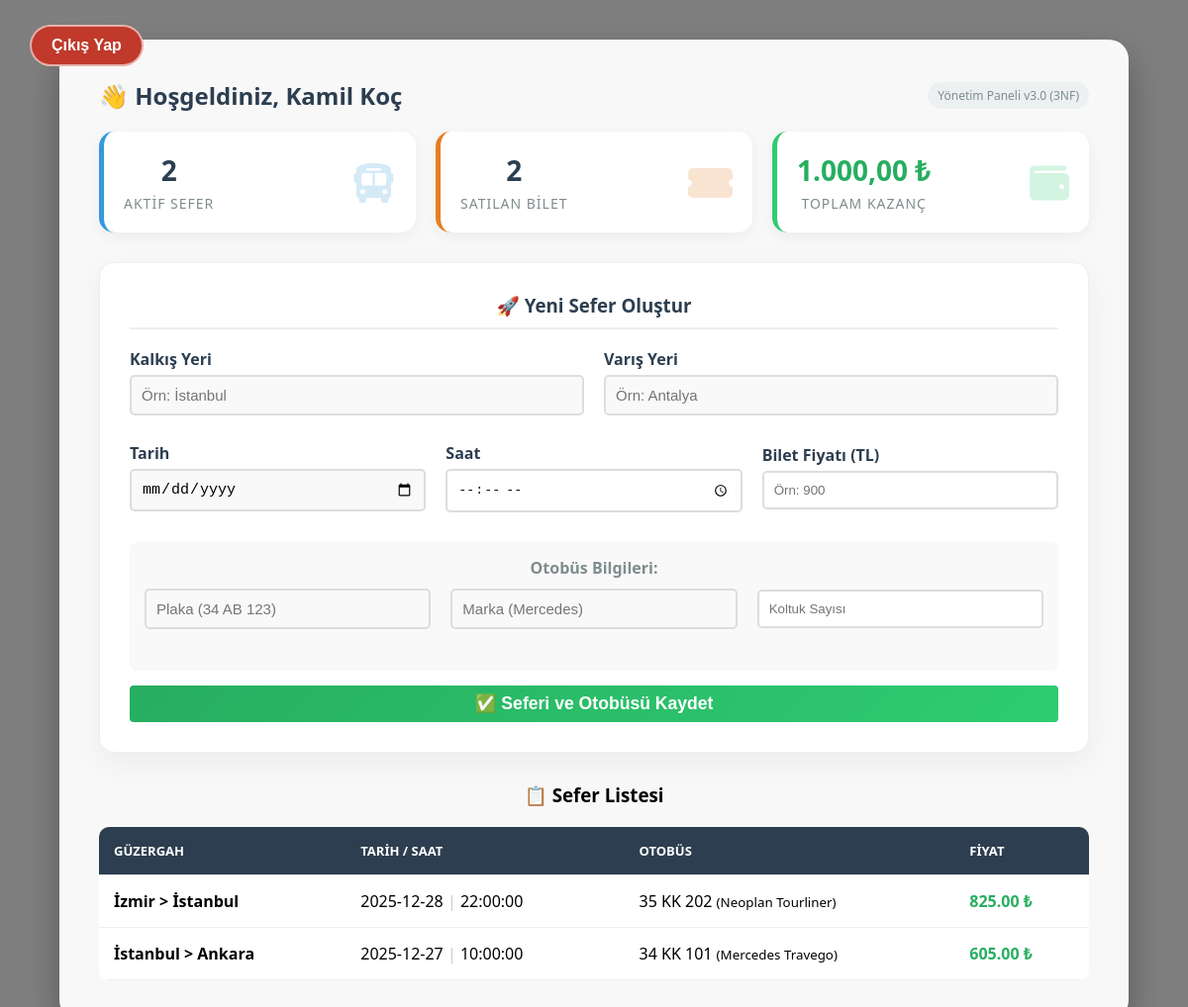
Screenshot of /firma_panel.php (signed in) with the database file from the repository.
### tables this page shows
CREATE TABLE seferler (
    id INT AUTO_INCREMENT PRIMARY KEY,
    firma_id INT NOT NULL,
    otobus_id INT NOT NULL,
    kalkis_yeri VARCHAR(50) NOT NULL,
    varis_yeri VARCHAR(50) NOT NULL,
    tarih DATE NOT NULL,
    saat TIME NOT NULL,
    fiyat DECIMAL(10, 2) NOT NULL CHECK (fiyat >= 0),
    FOREIGN KEY (firma_id) REFERENCES firmalar(id) ON DELETE CASCADE,
    FOREIGN KEY (otobus_id) REFERENCES otobusler(id) ON DELETE CASCADE
);

CREATE TABLE otobusler (
    id INT AUTO_INCREMENT PRIMARY KEY,
    firma_id INT NOT NULL,
    plaka VARCHAR(20) NOT NULL UNIQUE,
    marka_model VARCHAR(100) NOT NULL,
    koltuk_kapasitesi INT DEFAULT 40 CHECK (koltuk_kapasitesi > 0),
    FOREIGN KEY (firma_id) REFERENCES firmalar(id) ON DELETE CASCADE
);

### firma_panel.php (the view, shortened to what this page needs)
<?php
include 'baglan.php';
$aktif_firma_id = $_SESSION['firma_id'];
$sorguSefer = $db->prepare("SELECT COUNT(*) FROM seferler WHERE firma_id = ?");
$sorguSefer->execute([$aktif_firma_id]);
$toplam_sefer = $sorguSefer->fetchColumn();
$sqlSatis = "SELECT
                COUNT(b.id) as bilet_sayisi,
                SUM(b.satis_fiyati) as toplam_ciro
             FROM biletler b
             JOIN seferler s ON b.sefer_id = s.id
             WHERE s.firma_id = ?";
$sorguSatis = $db->prepare($sqlSatis);
$sorguSatis->execute([$aktif_firma_id]);
$veri = $sorguSatis->fetch(PDO::FETCH_ASSOC);
$toplam_bilet = $veri['bilet_sayisi'];
$toplam_ciro  = $veri['toplam_ciro'] ? $veri['toplam_ciro'] : 0;
?>
<!DOCTYPE html>
<html lang="tr">
<head>
    <link rel="stylesheet" href="style.css">
    <link rel="stylesheet" href="https://cdnjs.cloudflare.com/ajax/libs/font-awesome/6.0.0/css/all.min.css">
</head>
<body>
    <a href="firma_panel.php?cikis=1" class="top-left-btn" style="background-color: #c0392b;">Çıkış Yap</a>
    <div class="container" style="max-width: 1000px;">
        <div style="display:flex; justify-content:space-between; align-items:center; margin-bottom:20px;">
            <h2 style="margin:0;">👋 Hoşgeldiniz, <?php echo htmlspecialchars($_SESSION['firma_adi']); ?></h2>
            <span style="background:#ecf0f1; padding:5px 10px; border-radius:20px; font-size:12px; color:#7f8c8d;">Yönetim Paneli v3.0 (3NF)</span>
        </div>
        <div class="dashboard-stats">
            <div class="stat-card card-blue">
                <div class="stat-info">
                    <h3><?php echo $toplam_sefer; ?></h3>
                    <p>Aktif Sefer</p>
                </div>
                <div class="stat-icon"><i class="fas fa-bus"></i></div>
            </div>
            <div class="stat-card card-orange">
                <div class="stat-info">
                    <h3><?php echo $toplam_bilet; ?></h3>
                    <p>Satılan Bilet</p>
                </div>
                <div class="stat-icon"><i class="fas fa-ticket-alt"></i></div>
            </div>
            <div class="stat-card card-green">
                <div class="stat-info">
                    <h3><?php echo number_format($toplam_ciro, 2, ',', '.'); ?> ₺</h3>
                    <p>Toplam Kazanç</p>
                </div>
                <div class="stat-icon"><i class="fas fa-wallet"></i></div>
            </div>
        </div>
        <div class="form-section">
            <h3 style="margin-top:0; color: #2c3e50; border-bottom: 2px solid #eee; padding-bottom: 10px;">
                🚀 Yeni Sefer Oluştur
            </h3>
            <form method="POST" action="">
                <div class="row">
                    <div class="col form-group">
                        <label>Kalkış Yeri</label>
                        <input type="text" name="kalkis" placeholder="Örn: İstanbul" required>
                    </div>
                    <div class="col form-group">
                        <label>Varış Yeri</label>
                        <input type="text" name="varis" placeholder="Örn: Antalya" required>
                    </div>
                </div>
                <div class="row">
                    <div class="col form-group">
                        <label>Tarih</label>
                        <input type="date" name="tarih" required>
                    </div>
                    <div class="col form-group">
                        <label>Saat</label>
                        <input type="time" name="saat" required>
                    </div>
                    <div class="col form-group">
                        <label>Bilet Fiyatı (TL)</label>
                        <input type="number" name="fiyat" placeholder="Örn: 900" required>
                    </div>
                </div>
                <div style="margin-top: 15px; background: #f9f9f9; padding: 15px; border-radius: 8px;">
                    <label style="font-weight:bold; color:#7f8c8d;">Otobüs Bilgileri:</label>
                    <div class="row" style="margin-top:10px;">
                        <div class="col form-group">
                            <input type="text" name="plaka" placeholder="Plaka (34 AB 123)" required>
                        </div>
                        <div class="col form-group">
                            <input type="text" name="marka" placeholder="Marka (Mercedes)" required>
                        </div>
                        <div class="col form-group">
                            <input type="number" name="kapasite" placeholder="Koltuk Sayısı" required>
                        </div>
                    </div>
                </div>
                <button type="submit" name="hepsini_kaydet" class="btn" style="width: 100%; margin-top: 15px; background: linear-gradient(135deg, #27ae60, #2ecc71); font-size: 1.1em;">
                    ✅ Seferi ve Otobüsü Kaydet
                </button>
            </form>
        </div>
        <h3>📋 Sefer Listesi</h3>
        <table>
            <thead>
                <tr>
                    <th>Güzergah</th>
                    <th>Tarih / Saat</th>
                    <th>Otobüs</th>
                    <th>Fiyat</th>
                </tr>
            </thead>
            <tbody>
                <?php
                $sqlList = "SELECT s.*, o.plaka, o.marka_model
                            FROM seferler s
                            LEFT JOIN otobusler o ON s.otobus_id = o.id
                            WHERE s.firma_id = ?
                            ORDER BY s.id DESC";
                $sorguList = $db->prepare($sqlList);
                $sorguList->execute([$aktif_firma_id]);
                while ($row = $sorguList->fetch(PDO::FETCH_ASSOC)) {
                    echo "<tr>";
                    echo "<td><b>" . $row['kalkis_yeri'] . " > " . $row['varis_yeri'] . "</b></td>";
                    echo "<td>" . $row['tarih'] . " <span style='color:#ccc'>|</span> " . $row['saat'] . "</td>";
                    echo "<td>" . $row['plaka'] . " <small>(" . $row['marka_model'] . ")</small></td>";
                    echo "<td><span style='color:#27ae60; font-weight:bold;'>" . $row['fiyat'] . " ₺</span></td>";
                    echo "</tr>";
                }
                ?>
            </tbody>
        </table>
    </div>
</body>
</html>

### style.css (style rules this page uses)
body { font-family: 'Poppins', 'Segoe UI', sans-serif; margin: 0; padding: 0; background: linear-gradient(rgba(0,0,0,0.5), rgba(0,0,0,0.5)), url('https://images.unsplash.com/photo-1544620347-c4fd4a3d5957?q=80&w=1920&auto=format&fit=crop'); background-size: cover; background-position: center; background-attachment: fixed; min-height: 100vh; display: flex; justify-content: center; align-items: center; flex-direction: column; }
.container { background-color: rgba(255, 255, 255, 0.95); padding: 40px; border-radius: 20px; box-shadow: 0 15px 35px rgba(0,0,0,0.3); width: 90%; max-width: 800px; text-align: center; margin: 40px auto; position: relative; backdrop-filter: blur(5px); }
h2 { color: #2c3e50; font-weight: 700; margin-bottom: 20px; }
select, input[type="date"], input[type="text"], input[type="email"] { padding: 12px 15px; border: 2px solid #eee; background-color: #f9f9f9; border-radius: 10px; font-size: 15px; width: 200px; outline: none; transition: 0.3s; }
.btn { padding: 12px 30px; background: linear-gradient(135deg, #ff6b6b, #ee5253); color: white; border: none; border-radius: 10px; cursor: pointer; font-size: 16px; font-weight: bold; text-decoration: none; transition: 0.3s; display: inline-block; }
.row { display: flex; justify-content: space-between; align-items: center; margin-bottom: 12px; gap: 40px; width: 100%; }
table { width: 100%; border-collapse: collapse; }
th, td { padding: 10px; border-bottom: 1px solid #ddd; text-align: left; }
.btn { padding: 8px 12px; text-decoration: none; color: white; border-radius: 4px; font-size: 14px; margin-right: 5px; display: inline-block; border: none; cursor: pointer; }
.top-left-btn { position: fixed; top: 25px; left: 30px; background-color: rgba(255, 255, 255, 0.2); color: white; padding: 10px 20px; border-radius: 30px; text-decoration: none; font-weight: 600; border: 2px solid rgba(255,255,255,0.6); backdrop-filter: blur(4px); transition: 0.3s; z-index: 9999; font-family: sans-serif; }

### firma_panel.php (style rules this page uses)
.dashboard-stats { display: flex; gap: 20px; margin-bottom: 30px; flex-wrap: wrap; }
.stat-card { flex: 1; background: white; padding: 20px; border-radius: 15px; box-shadow: 0 4px 15px rgba(0,0,0,0.05); display: flex; align-items: center; justify-content: space-between; border-left: 5px solid #ddd; transition: transform 0.3s; }
.stat-info h3 { margin: 0; font-size: 28px; font-weight: 800; color: #2c3e50; }
.stat-info p { margin: 5px 0 0 0; color: #7f8c8d; font-size: 14px; text-transform: uppercase; letter-spacing: 1px; }
.stat-icon { font-size: 40px; opacity: 0.2; }
.card-blue { border-left-color: #3498db; }
.card-blue .stat-icon { color: #3498db; }
.card-orange { border-left-color: #e67e22; }
.card-orange .stat-icon { color: #e67e22; }
.card-green { border-left-color: #2ecc71; }
.card-green .stat-icon { color: #2ecc71; }
.card-green h3 { color: #27ae60; }
.form-section { background: #fff; padding: 30px; border-radius: 15px; border: 1px solid #eee; margin-bottom: 30px; box-shadow: 0 10px 30px rgba(0,0,0,0.05); }
.row { display: flex; gap: 20px; }
.col { flex: 1; }
.form-group { margin-bottom: 15px; text-align: left; }
.form-group label { font-weight: bold; color: #2c3e50; display: block; margin-bottom: 5px; }
.form-group input { width: 100%; padding: 10px; border: 2px solid #ddd; border-radius: 5px; box-sizing: border-box; }
table { width: 100%; border-collapse: collapse; margin-top: 20px; background: white; border-radius: 10px; overflow: hidden; }
th, td { padding: 15px; border-bottom: 1px solid #eee; text-align: left; }
th { background-color: #2c3e50; color: white; text-transform: uppercase; font-size: 13px; }

### rows the page displays
seferler: kalkis_yeri "İzmir", varis_yeri "İstanbul", tarih "2025-12-28", saat "22:00:00", otobus.plaka "35 KK 202", otobus.marka_model "Neoplan Tourliner", fiyat "825.00"
seferler: kalkis_yeri "İstanbul", varis_yeri "Ankara", tarih "2025-12-27", saat "10:00:00", otobus.plaka "34 KK 101", otobus.marka_model "Mercedes Travego", fiyat "605.00"

### other values shown
$_SESSION['firma_adi'] "Kamil Koç"
$toplam_sefer "2"
$toplam_bilet "2"
$toplam_ciro "1.000,00"
